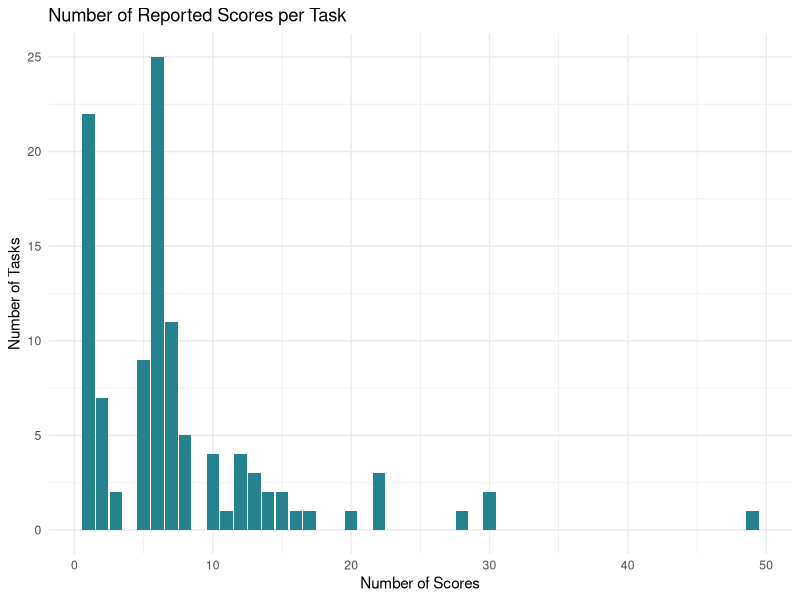

Write R code to recreate this figure. (Note: this script raises an error after producing the figure.)
## ---- chunk 1
#| include: false

knitr::opts_chunk$set(echo = TRUE)

## ---- chunk 2
#| include: false

# load R packages 
library(knitr)
library(tidyverse)
library(readxl)
library(conflicted)
library(psych)
library(viridis)
library(viridisLite)
library(scales)
library(forcats)
library(kableExtra)

# declare preferences regarding conflicts 
conflicts_prefer(dplyr::filter)

## ---- chunk 3
#| include: false

# read scoring master file
data <- read_xlsx("../../data/raw/metamethod review/master coding/codebook_scoring_master.xlsx") 
# read scores overview file
# this is a file with one row per distinct score 
scores_overview <- read_xlsx("../../data/raw/metamethod review/master coding/all_scores_overview.xlsx")
# read monotonic scores file
# this is a file where we identified scores that can be linear transformed into each other
monotonic_scores <- read_xlsx("../../data/raw/metamethod review/master coding/monotonic_scores.xlsx")

## ---- chunk 4
#| include: false

# Defining functions used in this script

# function 1: overview of a variable
overview_variable <- function(data, variable) {
  data %>%
    select(all_of(variable)) %>%
    group_by(across(all_of(variable))) %>%
    summarise(frequency = n(), .groups = "drop") %>%
    mutate(percentage = round(frequency / sum(frequency) * 100, 2)) %>%
    arrange(desc(frequency))
}

# function 2: summary of frequencies of a variable
freq_summary <- function(data) {
  data %>%
    group_by(frequency) %>%
    summarise(count = n(), .groups = 'drop') %>%
    arrange(desc(frequency))
}

## ---- chunk 5
#| include: false

# add task_id to data 
# and select relevant variables 
data <- data %>%
  mutate(task_id = group_indices(., article_id, variant)) %>%
  select(article_id, task_id, score_count, score_id,
         n_trials, subset_trials)

# join info on monotonic scores 
# and add variable with respective ID for each score 
data <- data %>% 
  left_join(monotonic_scores, by = "score_id") %>% 
  mutate(monotonic_score_id = ifelse(is.na(new_score_id), score_id, new_score_id)) 

# add frequencies for monotonic scores 
data <- data %>%
  group_by(monotonic_score_id) %>%
  mutate(monotonic_score_id_freq = n()) %>%
  ungroup()

# join info on monotonic scores to overview of all scores
scores_overview <- scores_overview %>% 
  left_join(monotonic_scores, by = "score_id") %>% 
  mutate(monotonic_score_id = ifelse(is.na(new_score_id), score_id, new_score_id)) %>% 
  select(score_id, monotonic_score_id, score_description, scoring_approach, category, n_trials, subset_trials)

## ---- chunk 6

# count the total number of scores across the whole sample
# Count the number of rows in the data
total_of_scores <- nrow(data)

total_of_scores |>
  kable() |>
  kable_classic(full_width = FALSE)


## ---- chunk 7

# count the number of scores per task 
scores_per_task <- overview_variable(data, "task_id") 

# summarize the counts of scores per task 
scores_per_task_summary <- freq_summary(scores_per_task) %>%
  rename(number_of_scores = frequency, number_of_tasks = count)

# print the tibble
scores_per_task_summary |>
  kable() |>
  kable_classic(full_width = FALSE)

## ---- chunk 8

plot1 <- ggplot(scores_per_task_summary, 
                aes(x = number_of_scores, y = number_of_tasks)) +
  geom_bar(stat = "identity", fill = "#26828E") +
  labs(
    title = "Number of Reported Scores per Task",
    x = "Number of Scores",
    y = "Number of Tasks"
  ) +
  theme_minimal() 

print(plot1)

## ---- chunk 9

# summary of number of scores per task 
summ_per_task <- describe(scores_per_task$frequency)

summ_per_task |>
  kable() |>
  kable_classic(full_width = FALSE)

## ---- chunk 10

# proportion of tasks with 1-8 scores
# get the number of tasks with number of scores 8 or less
scores_per_task_minor <- scores_per_task_summary %>% 
  filter(number_of_scores <= 8) %>%
  summarise(sum_tasks = sum(number_of_tasks, na.rm = TRUE)) %>%
  pull(sum_tasks)

scores_per_task_minor  |>
  kable() |>
  kable_classic(full_width = FALSE)

percent_scores_per_task_minor <- scores_per_task_minor / 107 * 100

percent_scores_per_task_minor |>
  kable() |>
  kable_classic(full_width = FALSE)

## ---- chunk 11

library(vegan)

data_reshaped <- data |>
  select(article_id, score_id) |>
  # remove duplicates
  distinct(article_id, score_id, .keep_all = TRUE) |>
  mutate(score_used = 1) |>
  pivot_wider(names_from = "score_id",
              names_prefix = "scoring_",
              values_from = "score_used",
              values_fill = 0) |>
  column_to_rownames("article_id") |>
  as.matrix()

chao2_estimate <- vegan::specpool(data_reshaped)

chao2_estimate |>
  as_tibble() |>
  select(scoring_strategies_observed = Species,
         chao2_estimate = chao,
         chao2_se = chao.se,
         boot_estimate = boot,
         boot_se = boot.se) |>
  mutate(chao2_estimate = round_half_up(chao2_estimate, digits = 0),
         chao2_se = round_half_up(chao2_se, digits = 2),
         boot_estimate = round_half_up(boot_estimate, digits = 0),
         boot_se = round_half_up(boot_se, digits = 2))

## ---- chunk 12

# An overview over the scores that we identified in our sample
scores_overview <- scores_overview %>%
  distinct(score_id, .keep_all = TRUE) %>%
  arrange(score_id)

# scores after collapsing monotonic scores
scores_collapsed <- scores_overview %>%
  distinct(monotonic_score_id, .keep_all = TRUE) %>%
  arrange(monotonic_score_id)

## ---- chunk 13

# count the number of scores we identified in our sample 
count_scores <- nrow(scores_overview)

count_scores |>
  kable() |>
  kable_classic(full_width = FALSE)


# count the number of scores after collapsing monotonic scores into one score
count_scores_collapsed <- nrow(scores_collapsed)

count_scores_collapsed |>
  kable() |>
  kable_classic(full_width = FALSE)


## ---- chunk 14

# Count how many scores are reused and how often they are reused
scores_reusage <- overview_variable(data, "monotonic_score_id") %>%
  freq_summary() %>%
  rename(times_reused = frequency, number_of_scores = count)

scores_reusage |>
  kable() |>
  kable_classic(full_width = FALSE)


## ---- chunk 15

plot2 <- ggplot(scores_reusage, 
                aes(x = number_of_scores, y = times_reused, fill = number_of_scores)) +
  geom_col(stat = "identity", fill = "#31688E") +
  theme_minimal() +
  labs(    
    title = "Number of Scores by Frequency in the Sample",
    x = "Number of Scores",
    y = "Frequency of a Score in the Sample"
    ) +
  theme(legend.position = "none") 

print(plot2)

## ---- chunk 16

# Add score_freq_category variable to data 
data <- data %>%
  mutate(score_freq_category = case_when(
    monotonic_score_id_freq == 1 ~ "unique",
    monotonic_score_id_freq < 10 ~ "rare",
    monotonic_score_id_freq >= 10 ~ "common"
  ))

scores_frequencies <- overview_variable(data, "score_freq_category")

scores_frequencies |>
  kable() |>
  kable_classic(full_width = FALSE)


## ---- chunk 17

# proportion of scores per type in sample 
score_types_total <- data %>%
  select(task_id, monotonic_score_id) %>%
  left_join(scores_collapsed, by = "monotonic_score_id") %>%
  overview_variable("category") 

# proportion of distinct scores per type 
score_types <- overview_variable(scores_collapsed, "category") 

score_types |>
  kable() |>
  kable_classic(full_width = FALSE)


## ---- chunk 18

# Count the occurrences of model parameters across tasks 
model_parameters <- data %>%
  select(task_id, monotonic_score_id) %>%
  left_join(scores_collapsed, by = "monotonic_score_id") %>%
  filter(category == "model parameter")

# view the tasks that used igt models as scoring approaches 
igt_models <- model_parameters %>%
   select(task_id, scoring_approach) %>%
   distinct(task_id, .keep_all = TRUE)

igt_models |>
  kable() |>
  kable_classic(full_width = FALSE)

## ---- chunk 19

# find the most frequently used scores
# Count the occurrences of each score_id
score_counts <- overview_variable(data, "monotonic_score_id") 

# identify the 10 most common scores
top_10_scores <- score_counts %>%
  top_n(10, wt = frequency) 

top_10_scores |>
  kable() |>
  kable_classic(full_width = FALSE)

## ---- chunk 20

### find out how large the proportion of the most frequent scores is 
# filter the data frame to keep only the rows with the top 10 scores
top_10_scores <- top_10_scores %>%
  pull(monotonic_score_id)

filtered_data_top_10 <- data %>%
  filter(monotonic_score_id %in% top_10_scores)

# Count the occurrences of these top 10 scores
top_10_score_counts <- filtered_data_top_10 %>%
  summarise(count = n())

# Calculate the proportion of the top 10 scores
proportion_top_10 <- (top_10_score_counts$count / total_of_scores) * 100

proportion_top_10 |>
  kable() |>
  kable_classic(full_width = FALSE)


## ---- chunk 21

# find out how many tasks use at least one of them
# Count the number of unique task_ids associated with these top 10 scores
tasks_with_top_10 <- filtered_data_top_10 %>%
  select(task_id) %>%
  distinct() 

number_tasks_with_top_10 <- nrow(tasks_with_top_10)

number_tasks_with_top_10 |>
  kable() |>
  kable_classic(full_width = FALSE)


# Count the number of unique task_ids associated with only top 10 scores (reporting no other scores)
tasks_with_only_top_10 <- data %>%
  group_by(task_id) %>%
  filter(all(monotonic_score_id %in% top_10_scores)) %>%
  distinct(task_id)

number_tasks_with_only_top_10 <- nrow(tasks_with_only_top_10)

number_tasks_with_only_top_10 |>
  kable() |>
  kable_classic(full_width = FALSE)

## ---- chunk 22

# cumulative proportion 
scores_cumulative <- data %>%
  count(monotonic_score_id) %>%  
  arrange(desc(n)) %>%  
  mutate(
    cumulative_count = cumsum(n),  
    cumulative_proportion = cumulative_count / sum(n)  
  )

# Calculate the number of scores at each quantile
quantile_counts <- round(quantile(seq_len(nrow(scores_cumulative)), c(0.25, 0.50, 0.75, 1.00)))

# Calculate positions for quantiles
quantile_positions <- quantile(seq_len(nrow(scores_cumulative)), c(0.25, 0.50, 0.75, 1.00))
# define labels 
quantile_labels <- paste0(
  c("25%", "50%", "75%", "100%"), 
  " (n = ", quantile_counts, ")"
)

# plot 
plot3 <- ggplot(scores_cumulative, 
                aes(x = seq_len(nrow(scores_cumulative)), y = cumulative_proportion)) +
  geom_point(color = "#482878") +
  geom_vline(xintercept = quantile_positions, linetype = "dashed", color = "black") +  
  labs(
    x = "Percentage and Number of Scores",
    y = "Cumulative Proportion",
    title = "Cumulative Distribution of Scores"
  ) +
  theme_minimal() +
  scale_y_continuous(labels = scales::percent) +  # Convert y-axis labels to percentages
  scale_x_continuous(
    breaks = quantile_positions,
    labels = quantile_labels
  )

print(plot3)

## ---- chunk 23

### Identify how often the standard measures net score and learning index are used
# Filter tasks containing net score across all trials (score_id 1001)
tasks_with_net_score <- data %>%
  select(task_id, monotonic_score_id, score_id) %>%
  filter(monotonic_score_id == 1001)

# Count the number of tasks containing net score across all trials
num_tasks_with_net_score <- tasks_with_net_score %>%
  distinct(task_id) %>%
  nrow()

num_tasks_with_net_score |>
  kable() |>
  kable_classic(full_width = FALSE)


# view the tasks which report more than one monotonic variant of the net score across all trials
# Filter for task_id values that appear more than once
tasks_with_net_score_duplicates <- tasks_with_net_score %>%
  group_by(task_id) %>%               
  filter(n() > 1) %>%             
  ungroup() 

# count the number those tasks 
number_tasks_with_net_score_duplicates <- tasks_with_net_score_duplicates %>%
  distinct(task_id) %>%  
  nrow()

# Identify tasks with net score reported only
tasks_with_net_score_only <- data %>%
  group_by(task_id) %>%
  filter(all(monotonic_score_id == 1001)) %>%
  ungroup()

# Count the number of tasks with net score reported only
num_tasks_with_net_score_only <- tasks_with_net_score_only %>%
  distinct(task_id) %>%
  nrow()

num_tasks_with_net_score_only |>
  kable() |>
  kable_classic(full_width = FALSE)

## ---- chunk 24

# Filter tasks containing learning index across 5 blocks of 20 trials (score_id 1002 to 1006)
# Define the vector of monotonic_score_id values
required_scores <- c(1002, 1003, 1004, 1005, 1006)

tasks_with_learning_index <- data %>%
  filter(monotonic_score_id %in% required_scores) %>%
  group_by(task_id) %>%
  summarise(count_learning_index = n_distinct(monotonic_score_id)) %>%
  filter(count_learning_index == length(required_scores)) %>%
  select(task_id) 

# Count the number of articles containing scores learning index 
num_tasks_with_learning_index <- nrow(tasks_with_learning_index)

num_tasks_with_learning_index |>
  kable() |>
  kable_classic(full_width = FALSE)


# Identify tasks with learning index reported only
tasks_with_learning_index_only <- data %>%
  group_by(task_id) %>%
  filter(all(monotonic_score_id %in% required_scores)) %>%
  ungroup()

# Count the number of tasks with learning index reported only
num_tasks_with_learning_index_only <- tasks_with_learning_index_only %>%
  distinct(task_id) %>%
  nrow()

num_tasks_with_learning_index_only |>
  kable() |>
  kable_classic(full_width = FALSE)

## ---- chunk 25

# Find tasks that contain both net score and learning index
# Define the vector of monotonic_score_id values for that case
required_scores_both <- c(1001, 1002, 1003, 1004, 1005, 1006)

tasks_with_both <- data %>%
  filter(monotonic_score_id %in% required_scores_both) %>%
  group_by(task_id) %>%
  summarise(count_both = n_distinct(monotonic_score_id)) %>%
  filter(count_both == length(required_scores_both)) %>%
  select(task_id) 

num_tasks_with_both <- nrow(tasks_with_both)

num_tasks_with_both  |>
  kable() |>
  kable_classic(full_width = FALSE)

# Identify tasks with net score and learning index reported only
tasks_with_both_only <- data %>%
  group_by(task_id) %>%
  filter(all(monotonic_score_id %in% required_scores_both) & 
         all(required_scores_both %in% monotonic_score_id)) %>%
  ungroup()

# Count the number of tasks with net score and learning index reported only
num_tasks_with_both_only <- tasks_with_both_only %>%
  distinct(task_id) %>%
  nrow()

num_tasks_with_both_only  |>
  kable() |>
  kable_classic(full_width = FALSE)

## ---- chunk 26

# Find tasks that contain either net score or learning index
tasks_with_either <- tasks_with_net_score %>%
  full_join(tasks_with_learning_index, by = "task_id") %>%
  distinct(task_id)

# Count the number of tasks containing either net score or learning index
num_tasks_with_either <- nrow(tasks_with_either)

num_tasks_with_either  |>
  kable() |>
  kable_classic(full_width = FALSE)

## ---- chunk 27

# Filter tasks containing the deck selections for each of the four decks across all trials 
# Define the vector of monotonic_score_id values
required_scores_ABCD <- c(1011, 1020, 1029, 1038)

tasks_with_ABCD <- data %>%
  filter(monotonic_score_id %in% required_scores_ABCD) %>%
  group_by(task_id) %>%
  summarise(count_learning_index = n_distinct(monotonic_score_id)) %>%
  filter(count_learning_index == length(required_scores_ABCD)) %>%
  select(task_id) 

# Count the number of articles containing scores learning index 
num_tasks_with_ABCD <- nrow(tasks_with_ABCD)

num_tasks_with_ABCD  |>
  kable() |>
  kable_classic(full_width = FALSE)

# Identify tasks with learning index reported only
tasks_with_ABCD_only <- data %>%
  group_by(task_id) %>%
  filter(all(monotonic_score_id %in% required_scores_ABCD)) %>%
  ungroup()

# Count the number of tasks with learning index reported only
num_tasks_with_ABCD_only <- tasks_with_ABCD_only %>%
  distinct(task_id) %>%
  nrow()

num_tasks_with_ABCD_only  |>
  kable() |>
  kable_classic(full_width = FALSE)

## ---- chunk 28

# count how many scores are unique in the sample
number_of_unique_scores <- scores_reusage %>%
  filter(times_reused == 1)

number_of_unique_scores  |>
  kable() |>
  kable_classic(full_width = FALSE)

## ---- chunk 29

### find out how large the proportion of the unique scores is 
# filter the data frame to keep only the rows with unique scores
unique_scores <- score_counts %>%
  filter(frequency == 1) %>%
  pull(monotonic_score_id)

filtered_data_unique_scores <- data %>%
  filter(monotonic_score_id %in% unique_scores)

# Count the occurrences of unique scores
unique_score_counts <- filtered_data_unique_scores %>%
  summarise(count = n())

# Calculate the proportion of the unique scores
proportion_unique_scores <- (unique_score_counts$count / total_of_scores) * 100

proportion_unique_scores |>
  kable() |>
  kable_classic(full_width = FALSE)

## ---- chunk 30

# count the tasks and articles that have unique scores 
# create data frame
unique_counts <- data %>%
  left_join(score_counts, by = "monotonic_score_id") %>%
  select(task_id, monotonic_score_id, frequency) %>%
  group_by(task_id, monotonic_score_id) %>%
  summarise(unique_scores = any(frequency == "1"), .groups = 'drop')

# count tasks with and without unique scores
unique_counts <- unique_counts %>%
  group_by(task_id) %>%
  summarise(
    uniques = sum(unique_scores == TRUE),
    recurrings = sum(unique_scores == FALSE)
  )

# summarize the frequencies of unique scores within tasks 
uniques_per_task <- overview_variable(unique_counts, "uniques") %>%
  rename(unique_scores = uniques)

uniques_per_task |>
  kable() |>
  kable_classic(full_width = FALSE)

## ---- chunk 31
unique_counts <- unique_counts %>%
  mutate(task_id = as.factor(task_id)) %>%
  arrange(desc(uniques)) %>%
  mutate(rank = row_number())

plot4 <- ggplot(unique_counts, aes(x = factor(rank), y = uniques)) +
  geom_bar(stat = "identity", fill = "#35B779") +
  theme_minimal() +
  labs(
    title = "Number of Unique Scores per Task (Ranked)",
    x = "Rank of Task (by Unique Scores)",
    y = "Number of Unique Scores"
  ) +
  theme(
    axis.text.x = element_blank()) +
  coord_cartesian(xlim = c(0, nrow(unique_counts) + 5))

print(plot4)

## ---- chunk 32
#| echo: false

# Create condition counts for each task_id
condition_counts <- data %>%
  group_by(task_id) %>%
  summarise(
    has_common = any(score_freq_category == "common"),
    has_rare = any(score_freq_category == "rare"),
    has_unique = any(score_freq_category == "unique"),
    .groups = 'drop'
    ) %>%
  # Count the occurrences of each combination
  group_by(has_common, has_rare, has_unique) %>%
  summarise(count = n(),
            .groups = 'drop') 

# View the resulting condition_counts dataframe
condition_counts |>
  kable() |>
  kable_classic(full_width = FALSE)

## ---- chunk 33

indeterminable_scores <- scores_overview %>%
  filter(category == "indeterminable")

number_of_indeterminable_scores <- nrow(indeterminable_scores)

number_of_indeterminable_scores |>
  kable() |>
  kable_classic(full_width = FALSE)


## ---- chunk 34

# count how many articles have with indeterminable scores
# create data frame
indeterminable_counts <- data %>%
  left_join(scores_overview, by = "score_id") %>%
  select(article_id, task_id, score_id, category) %>%
  group_by(article_id, task_id, score_id) %>%
  summarise(indeterminable = any(category == "indeterminable"),
            .groups = 'drop')

# overview over articles with and without indeterminable scores
indeterminable_counts <- indeterminable_counts %>%
  group_by(article_id, task_id) %>%
  summarise(
    indeterminable_scores = sum(indeterminable == TRUE),
    determinable_scores = sum(indeterminable == FALSE),
    .groups = 'drop'
  )

# summarize number of indeterminable scores 
indeterminable_counts_summary <- overview_variable(indeterminable_counts, "indeterminable_scores")

indeterminable_counts_summary |>
  kable() |>
  kable_classic(full_width = FALSE)
